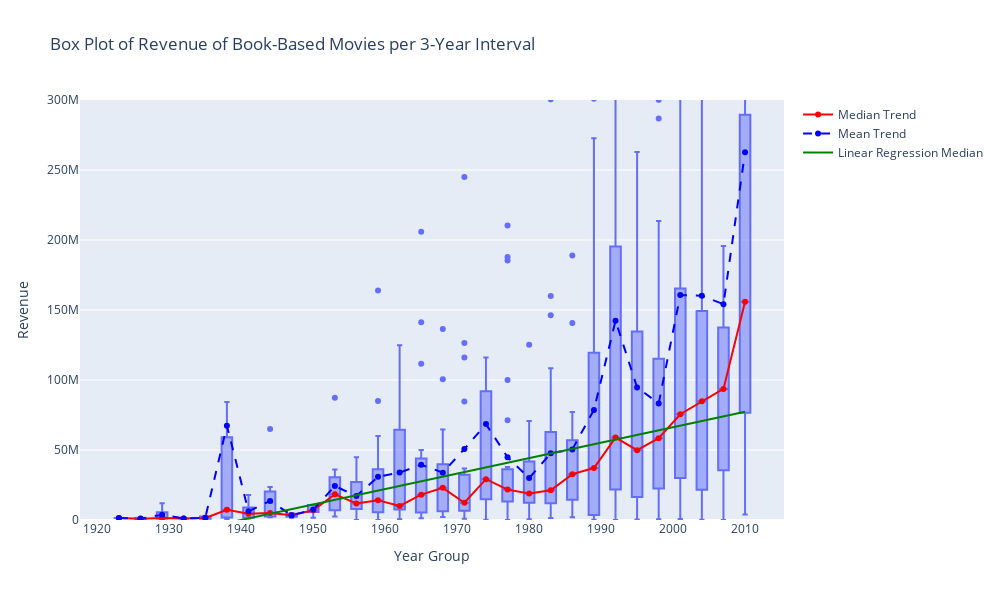
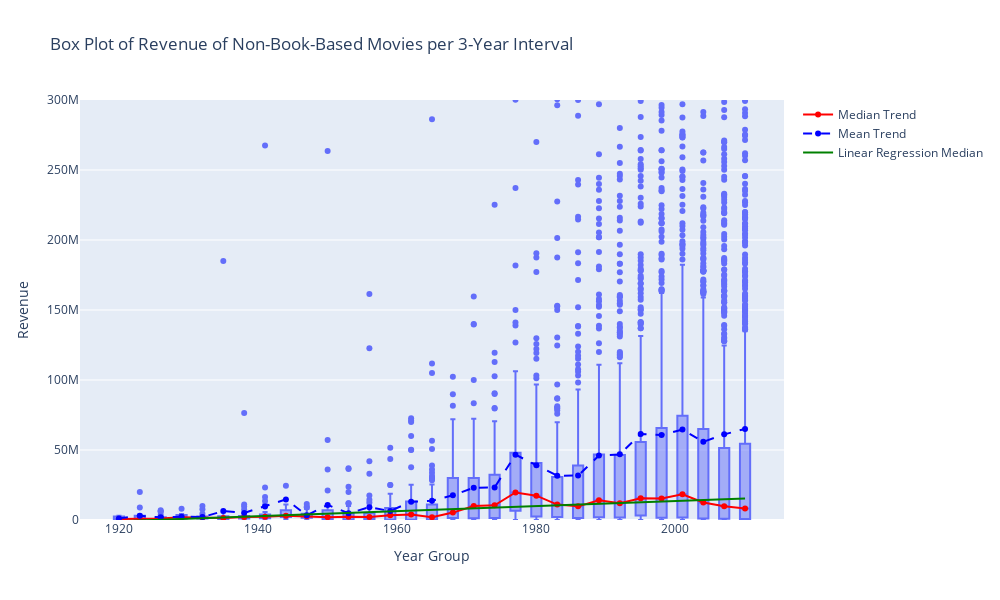

Write notebook code for charts like these, in order.
### Markdown cell above
## Revenue over time

### Code cell
plot_box_with_trends_over_time(
    based_on_books_df,
    value_column='revenue',
    title='Box Plot of Revenue of Book-Based Movies per 3-Year Interval',
    yaxis_label='Revenue',
    yaxis_range=(0, 3e8),
)

plot_box_with_trends_over_time(
    not_based_on_books_df,
    value_column='revenue',
    title='Box Plot of Revenue of Non-Book-Based Movies per 3-Year Interval',
    yaxis_label='Revenue',
    yaxis_range=(0, 3e8),
)

### Figure 1 — Plotly figure (JSON) as saved in the notebook; plotly's stock layout.template omitted (floating-point values rounded to 4 significant figures; data arrays with more than 128 entries replaced by an {"elided": "..."} marker saying what was removed)
{"data": [{"alignmentgroup": "True", "hovertemplate": "Year Group=%{x}<br>Revenue=%{y}<extra></extra>", "legendgroup": "", "marker": {"color": "#636efa"}, "name": "", "notched": false, "offsetgroup": "", "orientation": "v", "showlegend": false, "x": {"elided": "655 int values"}, "x0": " ", "xaxis": "x", "y": {"elided": "655 int values"}, "y0": " ", "yaxis": "y", "type": "box"}, {"line": {"color": "red", "width": 2}, "mode": "lines+markers", "name": "Median Trend", "x": [1923, 1926, 1929, 1932, 1935, 1938, 1941, 1944, 1947, 1950, 1953, 1956, 1959, 1962, 1965, 1968, 1971, 1974, 1977, 1980, 1983, 1986, 1989, 1992, 1995, 1998, 2001, 2004, 2007, 2010], "y": [1490000.0, 938000.0, 1383000.0, 1120000.0, 1439000.0, 7235000.0, 4500000.0, 4993000.0, 3430000.0, 7000000.0, 18380000.0, 11800000.0, 14030000.0, 10000000.0, 18110000.0, 22960000.0, 12350000.0, 29170000.0, 21700000.0, 18920000.0, 21240000.0, 32770000.0, 37090000.0, 58870000.0, 49850000.0, 58400000.0, 75550000.0, 84800000.0, 93620000.0, 155900000.0], "type": "scatter"}, {"line": {"color": "blue", "dash": "dash", "width": 2}, "mode": "lines+markers", "name": "Mean Trend", "x": [1923, 1926, 1929, 1932, 1935, 1938, 1941, 1944, 1947, 1950, 1953, 1956, 1959, 1962, 1965, 1968, 1971, 1974, 1977, 1980, 1983, 1986, 1989, 1992, 1995, 1998, 2001, 2004, 2007, 2010], "y": [1490000.0, 1011000.0, 3701000.0, 1120000.0, 1653000.0, 67390000.0, 6222000.0, 13620000.0, 3361000.0, 7446000.0, 24240000.0, 17190000.0, 30880000.0, 33870000.0, 39490000.0, 33830000.0, 50730000.0, 68510000.0, 44860000.0, 29950000.0, 47690000.0, 50380000.0, 78640000.0, 142400000.0, 94660000.0, 83220000.0, 160600000.0, 160100000.0, 154100000.0, 262600000.0], "type": "scatter"}, {"hovertemplate": "<b>OLS trendline</b><br>revenue = 1.10405e+06 * year_group + -2.14181e+09<br>R<sup>2</sup>=0.683121<br><br>year_group=%{x}<br>revenue=%{y} <b>(trend)</b><extra></extra>", "legendgroup": "", "line": {"color": "green"}, "marker": {"color": "#636efa", "symbol": "circle"}, "mode": "lines", "name": "Linear Regression Median", "showlegend": true, "x": [1923, 1926, 1929, 1932, 1935, 1938, 1941, 1944, 1947, 1950, 1953, 1956, 1959, 1962, 1965, 1968, 1971, 1974, 1977, 1980, 1983, 1986, 1989, 1992, 1995, 1998, 2001, 2004, 2007, 2010], "xaxis": "x", "y": [-18730000.0, -15410000.0, -12100000.0, -8790000.0, -5478000.0, -2166000.0, 1146000.0, 4459000.0, 7771000.0, 11080000.0, 14400000.0, 17710000.0, 21020000.0, 24330000.0, 27640000.0, 30960000.0, 34270000.0, 37580000.0, 40890000.0, 44200000.0, 47520000.0, 50830000.0, 54140000.0, 57450000.0, 60760000.0, 64080000.0, 67390000.0, 70700000.0, 74010000.0, 77330000.0], "yaxis": "y", "type": "scatter"}], "layout": {"xaxis": {"anchor": "y", "domain": [0.0, 1.0], "title": {"text": "Year Group"}}, "yaxis": {"anchor": "x", "domain": [0.0, 1.0], "title": {"text": "Revenue"}, "range": [0, 300000000.0]}, "legend": {"tracegroupgap": 0}, "title": {"text": "Box Plot of Revenue of Book-Based Movies per 3-Year Interval"}, "boxmode": "group", "width": 1000, "height": 600}}

### Figure 2 — Plotly figure (JSON) as saved in the notebook; plotly's stock layout.template omitted (floating-point values rounded to 4 significant figures; data arrays with more than 128 entries replaced by an {"elided": "..."} marker saying what was removed)
{"data": [{"alignmentgroup": "True", "hovertemplate": "Year Group=%{x}<br>Revenue=%{y}<extra></extra>", "legendgroup": "", "marker": {"color": "#636efa"}, "name": "", "notched": false, "offsetgroup": "", "orientation": "v", "showlegend": false, "x": {"elided": "6898 int values"}, "x0": " ", "xaxis": "x", "y": {"elided": "6898 int values"}, "y0": " ", "yaxis": "y", "type": "box"}, {"line": {"color": "red", "width": 2}, "mode": "lines+markers", "name": "Median Trend", "x": [1920, 1923, 1926, 1929, 1932, 1935, 1938, 1941, 1944, 1947, 1950, 1953, 1956, 1959, 1962, 1965, 1968, 1971, 1974, 1977, 1980, 1983, 1986, 1989, 1992, 1995, 1998, 2001, 2004, 2007, 2010], "y": [651100.0, 792500.0, 1112000.0, 2014000.0, 1800000.0, 1465000.0, 2223000.0, 2301000.0, 2974000.0, 2730000.0, 2000000.0, 2328000.0, 2224000.0, 3372000.0, 4000000.0, 1975000.0, 5290000.0, 10000000.0, 10520000.0, 19700000.0, 17370000.0, 11000000.0, 9748000.0, 14060000.0, 11970000.0, 15530000.0, 15430000.0, 18340000.0, 12470000.0, 9777000.0, 8220000.0], "type": "scatter"}, {"line": {"color": "blue", "dash": "dash", "width": 2}, "mode": "lines+markers", "name": "Mean Trend", "x": [1920, 1923, 1926, 1929, 1932, 1935, 1938, 1941, 1944, 1947, 1950, 1953, 1956, 1959, 1962, 1965, 1968, 1971, 1974, 1977, 1980, 1983, 1986, 1989, 1992, 1995, 1998, 2001, 2004, 2007, 2010], "y": [1159000.0, 3035000.0, 1886000.0, 2409000.0, 2088000.0, 6376000.0, 5057000.0, 9714000.0, 14710000.0, 3324000.0, 10790000.0, 4783000.0, 9135000.0, 6429000.0, 13020000.0, 13740000.0, 17640000.0, 23030000.0, 23280000.0, 46670000.0, 39070000.0, 31620000.0, 31720000.0, 46110000.0, 46880000.0, 61390000.0, 60690000.0, 64600000.0, 55860000.0, 61180000.0, 65030000.0], "type": "scatter"}, {"hovertemplate": "<b>OLS trendline</b><br>revenue = 179844 * year_group + -3.46187e+08<br>R<sup>2</sup>=0.659873<br><br>year_group=%{x}<br>revenue=%{y} <b>(trend)</b><extra></extra>", "legendgroup": "", "line": {"color": "green"}, "marker": {"color": "#636efa", "symbol": "circle"}, "mode": "lines", "name": "Linear Regression Median", "showlegend": true, "x": [1920, 1923, 1926, 1929, 1932, 1935, 1938, 1941, 1944, 1947, 1950, 1953, 1956, 1959, 1962, 1965, 1968, 1971, 1974, 1977, 1980, 1983, 1986, 1989, 1992, 1995, 1998, 2001, 2004, 2007, 2010], "xaxis": "x", "y": [-886900.0, -347400.0, 192100.0, 731700.0, 1271000.0, 1811000.0, 2350000.0, 2890000.0, 3429000.0, 3969000.0, 4508000.0, 5048000.0, 5587000.0, 6127000.0, 6667000.0, 7206000.0, 7746000.0, 8285000.0, 8825000.0, 9364000.0, 9904000.0, 10440000.0, 10980000.0, 11520000.0, 12060000.0, 12600000.0, 13140000.0, 13680000.0, 14220000.0, 14760000.0, 15300000.0], "yaxis": "y", "type": "scatter"}], "layout": {"xaxis": {"anchor": "y", "domain": [0.0, 1.0], "title": {"text": "Year Group"}}, "yaxis": {"anchor": "x", "domain": [0.0, 1.0], "title": {"text": "Revenue"}, "range": [0, 300000000.0]}, "legend": {"tracegroupgap": 0}, "title": {"text": "Box Plot of Revenue of Non-Book-Based Movies per 3-Year Interval"}, "boxmode": "group", "width": 1000, "height": 600}}
